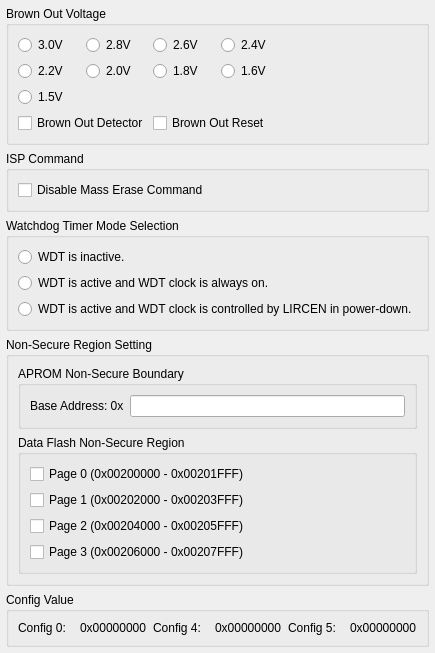
<?xml version="1.0" ?>
<ui version="4.0">
  <class>Dialog</class>
  <widget class="QDialog" name="Dialog">
    <property name="geometry">
      <rect>
        <x>0</x>
        <y>0</y>
        <width>281</width>
        <height>350</height>
      </rect>
    </property>
    <layout class="QGridLayout" name="outer_layout">
      <property name="leftMargin">
        <number>6</number>
      </property>
      <property name="topMargin">
        <number>6</number>
      </property>
      <property name="rightMargin">
        <number>6</number>
      </property>
      <property name="bottomMargin">
        <number>6</number>
      </property>
      <property name="spacing">
        <number>6</number>
      </property>
      <item row="0" column="0" colspan="2">
        <widget class="QGroupBox" name="IDC_GROUP_BROWN_OUT_VOLTAGE">
          <property name="title">
            <string>Brown Out Voltage</string>
          </property>
          <layout class="QGridLayout" name="layout_IDC_GROUP_BROWN_OUT_VOLTAGE">
            <item row="0" column="0">
              <widget class="QRadioButton" name="IDC_RADIO_BOV_F">
                <property name="text">
                  <string>3.0V</string>
                </property>
              </widget>
            </item>
            <item row="0" column="1">
              <widget class="QRadioButton" name="IDC_RADIO_BOV_E">
                <property name="text">
                  <string>2.8V</string>
                </property>
              </widget>
            </item>
            <item row="0" column="2">
              <widget class="QRadioButton" name="IDC_RADIO_BOV_D">
                <property name="text">
                  <string>2.6V</string>
                </property>
              </widget>
            </item>
            <item row="0" column="3">
              <widget class="QRadioButton" name="IDC_RADIO_BOV_C">
                <property name="text">
                  <string>2.4V</string>
                </property>
              </widget>
            </item>
            <item row="1" column="0">
              <widget class="QRadioButton" name="IDC_RADIO_BOV_B">
                <property name="text">
                  <string>2.2V</string>
                </property>
              </widget>
            </item>
            <item row="1" column="1">
              <widget class="QRadioButton" name="IDC_RADIO_BOV_A">
                <property name="text">
                  <string>2.0V</string>
                </property>
              </widget>
            </item>
            <item row="1" column="2">
              <widget class="QRadioButton" name="IDC_RADIO_BOV_9">
                <property name="text">
                  <string>1.8V</string>
                </property>
              </widget>
            </item>
            <item row="1" column="3">
              <widget class="QRadioButton" name="IDC_RADIO_BOV_8">
                <property name="text">
                  <string>1.6V</string>
                </property>
              </widget>
            </item>
            <item row="2" column="0">
              <widget class="QRadioButton" name="IDC_RADIO_BOV_7">
                <property name="text">
                  <string>1.5V</string>
                </property>
              </widget>
            </item>
            <item row="3" column="0" colspan="4">
              <widget class="QCheckBox" name="IDC_CHECK_BROWN_OUT_DETECT">
                <property name="text">
                  <string>Brown Out Detector</string>
                </property>
              </widget>
            </item>
            <item row="3" column="2" colspan="4">
              <widget class="QCheckBox" name="IDC_CHECK_BROWN_OUT_RESET">
                <property name="text">
                  <string>Brown Out Reset</string>
                </property>
              </widget>
            </item>
          </layout>
        </widget>
      </item>
      <item row="1" column="0" colspan="2">
        <widget class="QGroupBox" name="IDC_GROUP_ISPCMD">
          <property name="title">
            <string>ISP Command</string>
          </property>
          <layout class="QVBoxLayout" name="layout_IDC_GROUP_ISPCMD">
            <item>
              <widget class="QCheckBox" name="IDC_CHECK_ISPCMD_MERASE">
                <property name="text">
                  <string>Disable Mass Erase Command</string>
                </property>
              </widget>
            </item>
          </layout>
        </widget>
      </item>
      <item row="2" column="0" colspan="2">
        <widget class="QGroupBox" name="IDC_GROUP_WDT">
          <property name="title">
            <string>Watchdog Timer Mode Selection</string>
          </property>
          <layout class="QVBoxLayout" name="layout_IDC_GROUP_WDT">
            <item>
              <widget class="QRadioButton" name="IDC_RADIO_WDT_DISABLE">
                <property name="text">
                  <string>WDT is inactive.</string>
                </property>
              </widget>
            </item>
            <item>
              <widget class="QRadioButton" name="IDC_RADIO_WDT_ENABLE_KEEP">
                <property name="text">
                  <string>WDT is active and WDT clock is always on.</string>
                </property>
              </widget>
            </item>
            <item>
              <widget class="QRadioButton" name="IDC_RADIO_WDT_ENABLE_STOP">
                <property name="text">
                  <string>WDT is active and WDT clock is controlled by LIRCEN in power-down.</string>
                </property>
              </widget>
            </item>
          </layout>
        </widget>
      </item>
      <item row="3" column="0" colspan="2">
        <widget class="QGroupBox" name="IDC_GROUP_NONSECURE_SETTING">
          <property name="title">
            <string>Non-Secure Region Setting</string>
          </property>
          <layout class="QVBoxLayout" name="layout_IDC_GROUP_NONSECURE_SETTING">
            <item>
              <widget class="QGroupBox" name="IDC_GROUP_NSCBA">
                <property name="title">
                  <string>APROM Non-Secure Boundary</string>
                </property>
                <layout class="QHBoxLayout" name="layout_IDC_GROUP_NSCBA">
                  <item>
                    <widget class="QLabel" name="IDC_STATIC_FLASH_BASE_ADDRESS">
                      <property name="text">
                        <string>Base Address: 0x</string>
                      </property>
                    </widget>
                  </item>
                  <item>
                    <widget class="QLineEdit" name="IDC_EDIT_FLASH_BASE_ADDRESS"/>
                  </item>
                </layout>
              </widget>
            </item>
            <item>
              <widget class="QGroupBox" name="IDC_GROUP_DFLASH_SECSEL">
                <property name="title">
                  <string>Data Flash Non-Secure Region</string>
                </property>
                <layout class="QVBoxLayout" name="layout_IDC_GROUP_DFLASH_SECSEL">
                  <item>
                    <widget class="QCheckBox" name="IDC_CHECK_DFLASH_SECSEL_0">
                      <property name="text">
                        <string>Page 0 (0x00200000 - 0x00201FFF)</string>
                      </property>
                    </widget>
                  </item>
                  <item>
                    <widget class="QCheckBox" name="IDC_CHECK_DFLASH_SECSEL_1">
                      <property name="text">
                        <string>Page 1 (0x00202000 - 0x00203FFF)</string>
                      </property>
                    </widget>
                  </item>
                  <item>
                    <widget class="QCheckBox" name="IDC_CHECK_DFLASH_SECSEL_2">
                      <property name="text">
                        <string>Page 2 (0x00204000 - 0x00205FFF)</string>
                      </property>
                    </widget>
                  </item>
                  <item>
                    <widget class="QCheckBox" name="IDC_CHECK_DFLASH_SECSEL_3">
                      <property name="text">
                        <string>Page 3 (0x00206000 - 0x00207FFF)</string>
                      </property>
                    </widget>
                  </item>
                </layout>
              </widget>
            </item>
          </layout>
        </widget>
      </item>
      <item row="4" column="0" colspan="2">
        <widget class="QGroupBox" name="IDC_GROUP_CONFIG_VALUE">
          <property name="title">
            <string>Config Value</string>
          </property>
          <layout class="QHBoxLayout" name="layout_IDC_GROUP_CONFIG_VALUE">
            <item>
              <widget class="QLabel" name="IDC_STATIC_CONFIG_0">
                <property name="text">
                  <string>Config 0:</string>
                </property>
              </widget>
            </item>
            <item>
              <widget class="QLabel" name="IDC_STATIC_CONFIG_VALUE_0">
                <property name="text">
                  <string>0x00000000</string>
                </property>
              </widget>
            </item>
            <item>
              <widget class="QLabel" name="IDC_STATIC_CONFIG_4">
                <property name="text">
                  <string>Config 4:</string>
                </property>
              </widget>
            </item>
            <item>
              <widget class="QLabel" name="IDC_STATIC_CONFIG_VALUE_4">
                <property name="text">
                  <string>0x00000000</string>
                </property>
              </widget>
            </item>
            <item>
              <widget class="QLabel" name="IDC_STATIC_CONFIG_5">
                <property name="text">
                  <string>Config 5:</string>
                </property>
              </widget>
            </item>
            <item>
              <widget class="QLabel" name="IDC_STATIC_CONFIG_VALUE_5">
                <property name="text">
                  <string>0x00000000</string>
                </property>
              </widget>
            </item>
          </layout>
        </widget>
      </item>
    </layout>
  </widget>
  <resources/>
  <connections/>
</ui>
